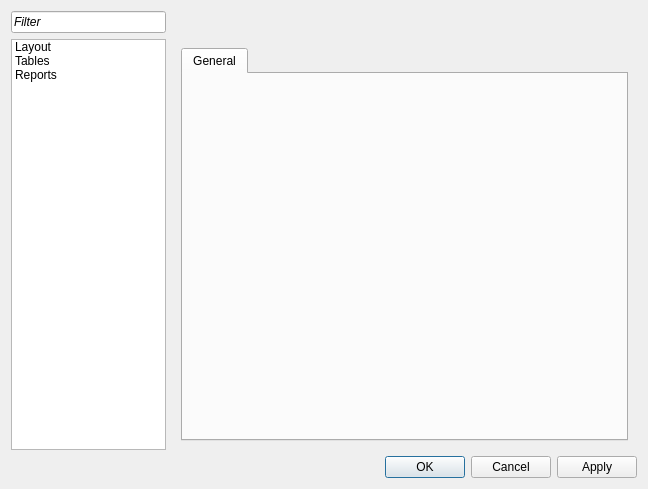
<?xml version="1.0" encoding="UTF-8"?>
<ui version="4.0">
 <class>SetupDialog</class>
 <widget class="QDialog" name="SetupDialog">
  <property name="geometry">
   <rect>
    <x>0</x>
    <y>0</y>
    <width>648</width>
    <height>489</height>
   </rect>
  </property>
  <property name="windowTitle">
   <string>Dialog</string>
  </property>
  <layout class="QGridLayout" name="gridLayout" columnstretch="1,3">
   <item row="0" column="0">
    <widget class="QLineEdit" name="searchLineEdit">
     <property name="font">
      <font>
       <italic>true</italic>
      </font>
     </property>
     <property name="text">
      <string>Filter</string>
     </property>
     <property name="maxLength">
      <number>150</number>
     </property>
     <property name="frame">
      <bool>true</bool>
     </property>
    </widget>
   </item>
   <item row="1" column="1">
    <widget class="QStackedWidget" name="stackedWidget">
     <property name="currentIndex">
      <number>1</number>
     </property>
     <widget class="QWidget" name="page">
      <layout class="QGridLayout" name="gridLayout_4">
       <item row="0" column="0">
        <widget class="QTabWidget" name="tabWidget">
         <widget class="QWidget" name="tab_4">
          <attribute name="title">
           <string>General</string>
          </attribute>
         </widget>
        </widget>
       </item>
      </layout>
     </widget>
     <widget class="QWidget" name="page_3">
      <layout class="QGridLayout" name="gridLayout_2">
       <item row="0" column="0">
        <widget class="QTabWidget" name="tabWidget_3">
         <widget class="QWidget" name="tab_8">
          <attribute name="title">
           <string>General</string>
          </attribute>
         </widget>
        </widget>
       </item>
      </layout>
     </widget>
     <widget class="QWidget" name="page_2">
      <layout class="QGridLayout" name="gridLayout_3">
       <item row="0" column="0">
        <widget class="QTabWidget" name="tabWidget_2">
         <property name="currentIndex">
          <number>0</number>
         </property>
         <widget class="QWidget" name="tab_5">
          <attribute name="title">
           <string>General</string>
          </attribute>
          <layout class="QVBoxLayout" name="verticalLayout">
           <item>
            <widget class="QGroupBox" name="groupBox">
             <property name="title">
              <string>Fonts</string>
             </property>
             <layout class="QGridLayout" name="gridLayout_5">
              <item row="0" column="1">
               <widget class="QFontComboBox" name="headerFontComboBox"/>
              </item>
              <item row="0" column="0">
               <widget class="QLabel" name="label">
                <property name="text">
                 <string>Headers:</string>
                </property>
               </widget>
              </item>
              <item row="1" column="0">
               <widget class="QLabel" name="label_2">
                <property name="text">
                 <string>Cells:</string>
                </property>
               </widget>
              </item>
              <item row="0" column="2" colspan="2">
               <widget class="QSpinBox" name="headerFontSpinBox"/>
              </item>
              <item row="1" column="1">
               <widget class="QFontComboBox" name="cellsFontComboBox"/>
              </item>
              <item row="1" column="2" colspan="2">
               <widget class="QSpinBox" name="cellsFontSpinBox"/>
              </item>
             </layout>
            </widget>
           </item>
           <item>
            <widget class="QGroupBox" name="groupBox_2">
             <property name="title">
              <string>GroupBox</string>
             </property>
            </widget>
           </item>
          </layout>
         </widget>
         <widget class="QWidget" name="tab_6">
          <attribute name="title">
           <string>Headers</string>
          </attribute>
          <layout class="QVBoxLayout" name="verticalLayout_2">
           <item>
            <widget class="QGroupBox" name="groupBox_3">
             <property name="title">
              <string>Section</string>
             </property>
            </widget>
           </item>
          </layout>
         </widget>
        </widget>
       </item>
      </layout>
     </widget>
    </widget>
   </item>
   <item row="0" column="1">
    <widget class="QLabel" name="titleLabel">
     <property name="font">
      <font>
       <bold>true</bold>
      </font>
     </property>
     <property name="text">
      <string/>
     </property>
    </widget>
   </item>
   <item row="1" column="0">
    <widget class="QListWidget" name="listWidget">
     <item>
      <property name="text">
       <string>Layout</string>
      </property>
     </item>
     <item>
      <property name="text">
       <string>Tables</string>
      </property>
     </item>
     <item>
      <property name="text">
       <string>Reports</string>
      </property>
     </item>
    </widget>
   </item>
   <item row="2" column="1">
    <widget class="QDialogButtonBox" name="buttonBox">
     <property name="standardButtons">
      <set>QDialogButtonBox::StandardButton::Apply|QDialogButtonBox::StandardButton::Cancel|QDialogButtonBox::StandardButton::Ok</set>
     </property>
    </widget>
   </item>
  </layout>
 </widget>
 <resources/>
 <connections/>
</ui>
